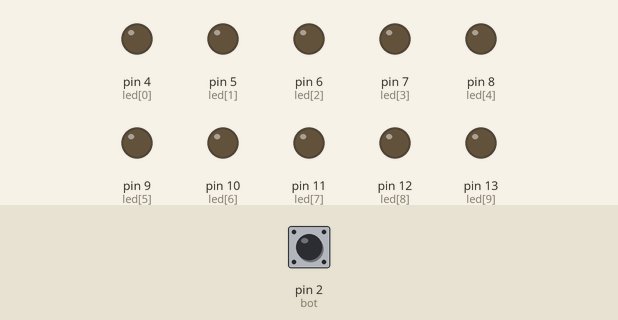
This sketch was run on a simulated Arduino Uno, built with avr-gcc and run on an emulated ATmega328P. Parts: output pins drawn as LEDs (lit = HIGH). Dashed ring = blinking. The test bench sets the inputs (shaded band); at power-on: pin 2 (bot) LOW.

Above: at 1.2 s.
1.3 s: pin 2 (bot) pulled HIGH for 1 s
At 1.5 s:
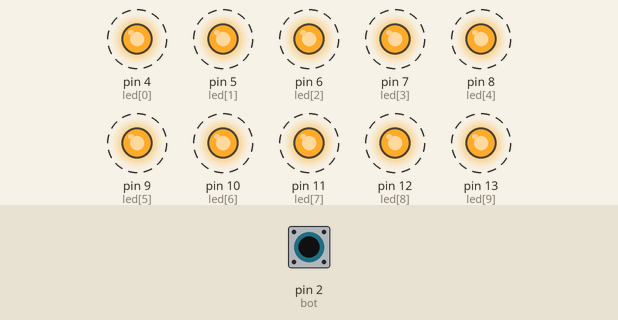
4.0 s: pin 2 (bot) pulled HIGH for 3.2 s
At 7.8 s:
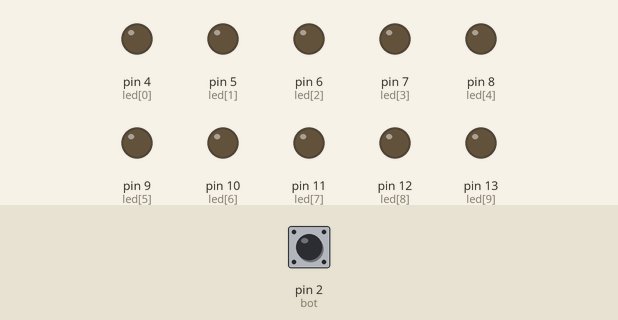
Timing chart, 0 to 9.3 s (numbered marks = the images above; inputs shaded):
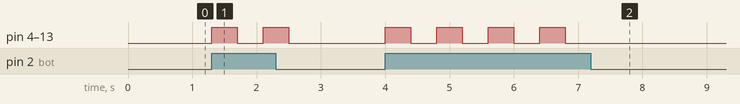

Measured:
- after the input at 1.3 s, pin 4 (led[0]), pin 5 (led[1]), pin 6 (led[2]), pin 7 (led[3]), pin 8 (led[4]), pin 9 (led[5]), pin 10 (led[6]), pin 11 (led[7]), pin 12 (led[8]), pin 13 (led[9]): alternates HIGH for 0.40 s and LOW for 0.40 s, 4 changes in all, then stays LOW, starting at once
- after the input at 4.0 s, pin 4 (led[0]), pin 5 (led[1]), pin 6 (led[2]), pin 7 (led[3]), pin 8 (led[4]), pin 9 (led[5]), pin 10 (led[6]), pin 11 (led[7]), pin 12 (led[8]), pin 13 (led[9]): alternates HIGH for 0.40 s and LOW for 0.40 s, 8 changes in all, then stays LOW, starting at once

The sketch:

prototipo_chaleco_ciclistas_OPTIMIZADO.ino
```cpp
// Programa de encendido de LEDS: Alto_simple
// Con Estructuras de control (OPTIMIZADO) || Don't Repeat Yourself (DRY)

// Funcionalidad
// Prende y apaga 10 LEDS que esten conectados desde el puerto 4 hasta el 13
// Se apaga por 0.4 segundos vuelve a prender


// VARIABLES
int bot = 2;
int led [] = {4,5,6,7,8,9,10,11,12,13};
int numLeds = 10;
int tiempoRet = 400;
int estePin;

void setup(){
  pinMode(bot, INPUT);

  for (estePin = 0; estePin < numLeds; estePin++){
    pinMode(led[estePin], OUTPUT);
  }
}

void loop(){
  boolean bot_alto = digitalRead(bot);

  if(bot_alto){
    for(estePin = 0; estePin < numLeds ; estePin++){
      digitalWrite(led[estePin], HIGH);
    }
    delay(tiempoRet);

    for(estePin = 0 ; estePin < numLeds ; estePin++){
      digitalWrite(led[estePin], LOW);
    }
    delay(tiempoRet);
  }
}

// Repoz
```
